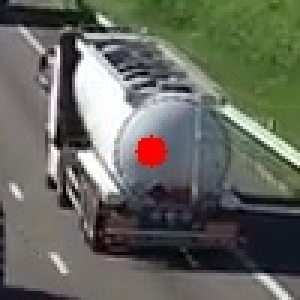
#> input picture HYPIRcam/helperdata/frame510.jpg, 100 x 100 px, given in place of Dashcam.mp4, which was not available (shown 3 times larger)
$ jupyter execute --allow-errors 'Project - Hypercam.ipynb'   (shell and % lines are left out)   (older library calls are emulated)
#> lines starting #> are read from the running program, lines starting #| are printed output that depends on the picture; after the words box and inside, x2 and y2 are one past the last pixel; in counts of white or black regions, pixels touching at a corner belong together; long printed decimals are rounded; pictures that were not available may be replaced by others from this repository, and a replacement may not be noted
#> further down, frame is the input picture: shape (100, 100, 3); mean B, G, R 95.1, 104, 101.8
[cell 1]
import imutils
import helper_hypercam
# [51 lines left out: functions imcrop, pad_img_to_fit_bbox, Clahe, RunOnce, lineDraw, not called in this run]

#cap = cv2.VideoCapture('768x576.avi')
#> (the rest of this cell did not finish here and is left out)

[cell 2]
%pylab inline
import cv2
from IPython.display import clear_output

%cd C:\Users\nEW u\Desktop\cv\CASIS-OpenCV-Course-master\data\helperdata

[cell 3]
#iteration 2

import imutils
import helper_hypercam
def imcrop(img, bbox):
#> called with bbox = (400, 250, 1200, 1000)
    x1,y1,x2,y2 = bbox
    if x1 < 0 or y1 < 0 or x2 > img.shape[1] or y2 > img.shape[0]:
        img, x1, x2, y1, y2 = pad_img_to_fit_bbox(img, x1, x2, y1, y2)
#> in pad_img_to_fit_bbox, `img = np.pad(img, ((np.abs(np.minimum(0, y1)), np.maximum(y2 - img.sha..`:
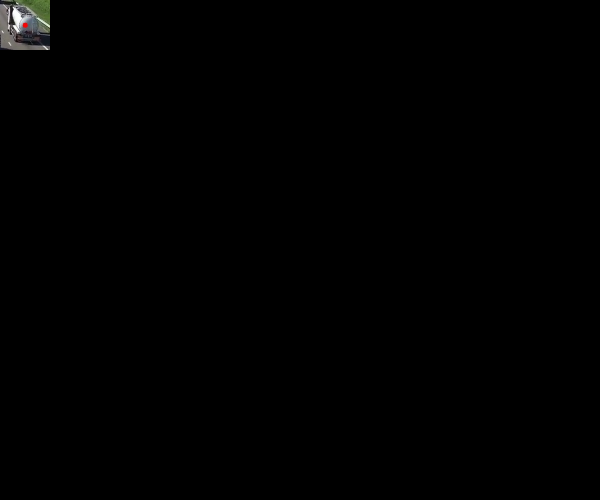
#> img: shape (1000, 1200, 3) (shown at 1/2 size); mean of channels 0, 1, 2 0.8, 0.9, 0.8; drawn as B, G, R
#> x1 = 400; x2 = 1200; y1 = 250; y2 = 1000
    return img[y1:y2, x1:x2, :]
#> returned value: shape (750, 800, 3); every value is 0
#> `old_gray = cv2.cvtColor(frame, cv2.COLOR_BGR2GRAY)`: old_gray: shape (750, 800); every value is 0
#> `lines = cv2.HoughLines(edges,1,2*pi/180,100)`: lines = None

def pad_img_to_fit_bbox(img, x1, x2, y1, y2):
    img = np.pad(img, ((np.abs(np.minimum(0, y1)), np.maximum(y2 - img.shape[0], 0)),
               (np.abs(np.minimum(0, x1)), np.maximum(x2 - img.shape[1], 0)), (0,0)), mode="constant")
    y1 += np.abs(np.minimum(0, y1))
    y2 += np.abs(np.minimum(0, y1))
    x1 += np.abs(np.minimum(0, x1))
    x2 += np.abs(np.minimum(0, x1))
    return img, x1, x2, y1, y2


# [17 lines left out: functions drawCarCountOnImage, millis_interval, not called in this run]


def Clahe(img):
    # create a CLAHE object (Arguments are optional).
    clahe = cv2.createCLAHE(clipLimit=3, tileGridSize=(8,8))
    if img is not None:
        global count
        #cl1 = clahe.apply(img)
        #cv2.imwrite('clahe_2.jpg',cl1)
        cv2.imwrite("frame%d.jpg" % count, img)
        #imcrop(frame,(radius,radius,x+radius,y+radius))
        count += 1
    else:
        print("corrupted image detected")

def RunOnce(frame):
    global mask
    global ro
    mask = np.zeros_like(frame)
    figure()
#> (this line was passed over: IPython is not available in this run)
#> `fgmask = fgbg.apply(frame)`: fgmask: shape (750, 800); every value is 255
#> `cnts = cv2.findContours(fgmask.copy(), cv2.RETR_EXTERNAL,cv2.CHAIN_APP..`: cnts = 1 contour; box (x1, y1, x2, y2) and area: (0, 0, 800, 750) 598451
#> `cnts = cnts[0] if imutils.is_cv2() else cnts[1]`: cnts = [[[0, 0], [0, 749], [799, 749], [799, 0]]]
#> `c = max(cnts, key=cv2.contourArea)`: c = [[0, 0], [0, 749], [799, 749], [799, 0]]
#> `((x, y), radius) = cv2.minEnclosingCircle(c)`: x = 399.5; y = 374.5; radius = 547.6
#> `M = cv2.moments(c)`: M = moments, m00 598451, centre m10/m00, m01/m00 = (399.5, 374.5)
#> `x = int(M['m10']/M['m00'])`: x = 399
#> `y = int(M['m01']/M['m00'])`: y = 374
#> `center = (x,y)`: center = (399, 374)
#| 547.586
#> `cv2.circle(frame, (int(x), int(y)), int(radius),(0, 255, 255), 2)`: frame: shape (750, 800, 3); mean B, G, R 0, 0, 0
#> `cv2.circle(frame, center, 5, (0, 0, 255), -1)`:
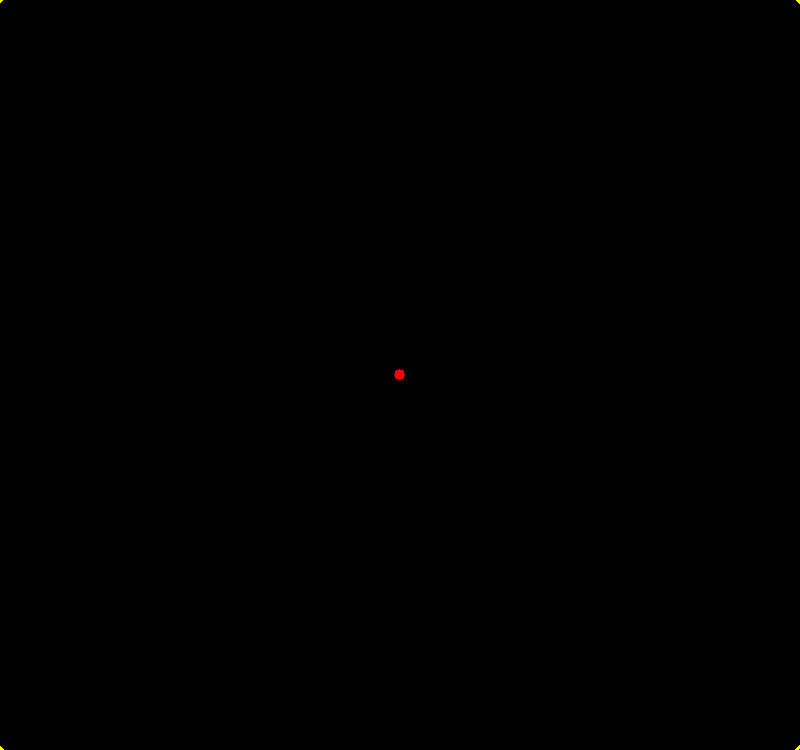
#> frame: shape (750, 800, 3); mean B, G, R 0, 0, 0.1
    ro += 1

# [15 lines left out: function lineDraw, not called in this run]

#cap = cv2.VideoCapture('768x576.avi')
cap = cv2.VideoCapture('Dashcam.mp4')
#cap = cv2.VideoCapture(0)
kernel = cv2.getStructuringElement(cv2.MORPH_ELLIPSE,(3,3))
fgbg = cv2.createBackgroundSubtractorMOG2()
count = 0
ro = 0
global mask
carCount=0
twovehiclecount=0
blnFirstFrame = True
fps=0
crossingLine=np.zeros((2,2),np.float32)
horizontalLinePosition=434
crossingLine[0][0]= 231
crossingLine[0][1]= horizontalLinePosition
crossingLine[1][0]= 1000
crossingLine[1][1] =horizontalLinePosition


# params for ShiTomasi corner detection
feature_params = dict( maxCorners = 100,
                       qualityLevel = 0.3,
                       minDistance = 7,
                       blockSize = 7 )

# Parameters for lucas kanade optical flow
lk_params = dict( winSize  = (15,15),
                  maxLevel = 2,
                  criteria = (cv2.TERM_CRITERIA_EPS | cv2.TERM_CRITERIA_COUNT, 10, 0.03))

# Create some random colors
color = np.random.randint(0,255,(100,3))


# Create a mask image for drawing purposes


#> (the rest of this cell did not finish here and is left out)

[cell 4]
#iteration 2

import imutils
import helper_hypercam
# [26 lines left out: functions imcrop, pad_img_to_fit_bbox, millis_interval, not called in this run]


def Clahe(img):
    # create a CLAHE object (Arguments are optional).
    clahe = cv2.createCLAHE(clipLimit=3, tileGridSize=(8,8))
    if img is not None:
        global count
        #cl1 = clahe.apply(img)
        #cv2.imwrite('clahe_2.jpg',cl1)
        cv2.imwrite("frame%d.jpg" % count, img)
        #imcrop(frame,(radius,radius,x+radius,y+radius))
        count += 1
    else:
        print("corrupted image detected")

def RunOnce(frame):
    global mask
    global ro
    mask = np.zeros_like(frame)
    figure()
    ro += 1


#cap = cv2.VideoCapture('768x576.avi')
cap = cv2.VideoCapture('highway.mp4')
#cap = cv2.VideoCapture(0)
kernel = cv2.getStructuringElement(cv2.MORPH_ELLIPSE,(3,3))
fgbg = cv2.createBackgroundSubtractorMOG2()
count = 0
ro = 0
global mask
carCount=0
twovehiclecount=0
blnFirstFrame = True
fps=0
crossingLine=np.zeros((2,2),np.float32)
horizontalLinePosition=434
crossingLine[0][0]= 231
crossingLine[0][1]= horizontalLinePosition
crossingLine[1][0]= 1000
crossingLine[1][1] =horizontalLinePosition


# params for ShiTomasi corner detection
feature_params = dict( maxCorners = 100,
                       qualityLevel = 0.3,
                       minDistance = 7,
                       blockSize = 7 )

# Parameters for lucas kanade optical flow
lk_params = dict( winSize  = (15,15),
                  maxLevel = 2,
                  criteria = (cv2.TERM_CRITERIA_EPS | cv2.TERM_CRITERIA_COUNT, 10, 0.03))

# Create some random colors
color = np.random.randint(0,255,(100,3))


# Create a mask image for drawing purposes


while(1):
    ret, frame = cap.read()

#    frame = imutils.resize(frame, width=500)
    if not ret:
        break
    # Take first frame and find corners in it
    #frame = imcrop(frame,(400,250,1200,1000))
    old_gray = cv2.cvtColor(frame, cv2.COLOR_BGR2GRAY)
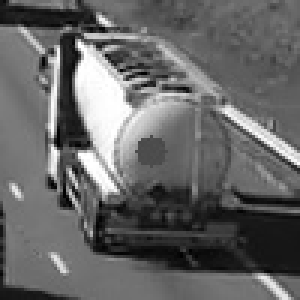
#> old_gray: shape (100, 100) (shown 3 times larger); min 0, max 255, mean 102.4
    edges = cv2.Canny(old_gray,50,150,apertureSize = 3)
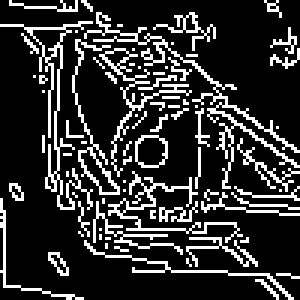
#> edges: shape (100, 100) (shown 3 times larger); 18.9% white in thin lines or dots
    lines = cv2.HoughLines(edges,1,2*pi/180,100)

    p0 = cv2.goodFeaturesToTrack(old_gray, mask = None, **feature_params)
#> p0 = [[28, 49], [28, 13], [34, 17], [34, 8], [42, 29], [19, 47], [35, 65], [16, 17], [19, 60]]
    framel = frame.copy()
    if ro == 0:
        RunOnce(frame)
        #lineDraw(framel)


    fgmask = fgbg.apply(frame)
#> fgmask: shape (100, 100); every value is 127


    cv2.imshow('frame',fgmask)

    cnts = cv2.findContours(fgmask.copy(), cv2.RETR_EXTERNAL,cv2.CHAIN_APPROX_SIMPLE)
#> cnts = 1 contour; box (x1, y1, x2, y2) and area: (0, 0, 100, 100) 9801
    cnts = cnts[0] if imutils.is_cv2() else cnts[1]
#> cnts = [[[0, 0], [0, 99], [99, 99], [99, 0]]]
    center = None
    #x, y, width, height = cv2.boundingRect(cnts[0])
    #roi = frame[y:y+height, x:x+width]
    if len(cnts) > 0:
		# find the largest contour in the mask, then use
		# it to compute the minimum enclosing circle and
		# centroid

            c = max(cnts, key=cv2.contourArea)
#> c = [[0, 0], [0, 99], [99, 99], [99, 0]]
            ((x, y), radius) = cv2.minEnclosingCircle(c)
#> x = 49.5; y = 49.5; radius = 70
            M = cv2.moments(c)
#> M = moments, m00 9801, centre m10/m00, m01/m00 = (49.5, 49.5)
            x = int(M['m10']/M['m00'])
#> x = 49
            y = int(M['m01']/M['m00'])
#> y = 49
            #center = (int(M["m10"] / M["m00"]), int(M["m01"] / M["m00"]))
            center = (x,y)
#> center = (49, 49)

		# only proceed if the radius meets a minimum size
            if radius > 50:
			# draw the circle and centroid on the frame,
			# then update the list of tracked points
                #print(radius)
                cv2.circle(frame, (int(x), int(y)), int(radius),(0, 255, 255), 2)
#> frame: shape (100, 100, 3)
                cv2.circle(frame, center, 5, (0, 0, 255), -1)
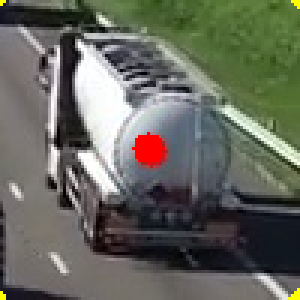
#> frame: shape (100, 100, 3) (shown 3 times larger); mean B, G, R 94.6, 104.2, 102.5
                roi = frame[y-50:y+50, x-50:x+50]
#> roi = empty array
                Clahe(roi)


                fgmask = cv2.morphologyEx(fgmask, cv2.MORPH_OPEN, kernel)
                frame_gray = cv2.cvtColor(frame, cv2.COLOR_BGR2GRAY)
#> frame_gray: shape (100, 100)
                # calculate optical flow
                p1, st, err = cv2.calcOpticalFlowPyrLK(old_gray, frame_gray, p0, None, **lk_params)
#> p1 has the same summary as p0; st = [1, 1, 1, 1, 1, 1, 1, 1, 1]; err = [0.0218, 0.0271, 0.0392, 0, 0.0244, 0.024, 0.00819, 0.0426, 0.0312]

                # Select good points
                good_new = p1[st==1]
#> good_new has the same summary as p0
                good_old = p0[st==1]
#> good_old has the same summary as p0
                for i,(new,old) in enumerate(zip(good_new,good_old)):
                    a,b = new.ravel()
                    c,d = old.ravel()
                    mask = cv2.line(mask, (a,b),(c,d), color[i].tolist(), 2)
                    cv2.imshow("Optical Flow lines",mask)
                    frame = cv2.circle(frame,(a,b),5,color[i].tolist(),-1)
#> this loop made 9 passes
#> (a, b, c, d) on passes 1 to 9: (28, 49, 28, 49), (28, 13, 28, 13), (34, 17, 34, 17), (34, 8, 34, 8), (42, 29, 42, 29), (19, 47, 19, 47), (35, 65, 35, 65), (16, 17, 16, 17), (19, 60, 19, 60)
#> pass 1, `frame = cv2.circle(frame,(a,b),5,color[i].tolist(),-1)`:
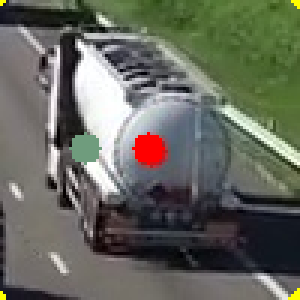
#> frame: shape (100, 100, 3) (shown 3 times larger); 0.81% of pixels changed, all inside (x1, y1, x2, y2) = (23, 44, 34, 55)
#> pass 2, `frame = cv2.circle(frame,(a,b),5,color[i].tolist(),-1)`:
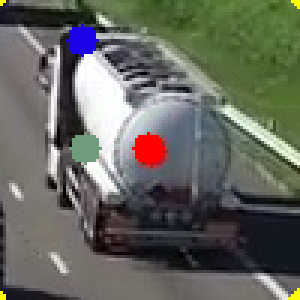
#> frame: shape (100, 100, 3) (shown 3 times larger); 0.81% of pixels changed, all inside (x1, y1, x2, y2) = (22, 8, 33, 19)
#> after the loop:
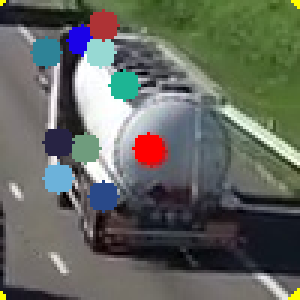
#> frame: shape (100, 100, 3) (shown 3 times larger); 5.65% of pixels changed, all inside (x1, y1, x2, y2) = (10, 3, 47, 71)
#> after the loop:
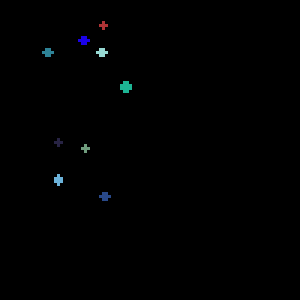
#> mask: shape (100, 100, 3) (shown 3 times larger); mean of channels 0, 1, 2 1.1, 0.8, 0.5; drawn as B, G, R
                img = cv2.add(frame,mask)
#> img: shape (100, 100, 3)
                #cv2.imshow("frame3",img)
                imshow(cv2.cvtColor( img,3))
#> (this line was passed over: IPython is not available in this run)
                show()
                clear_output(wait=True)

                # Now update the previous frame and previous points
                old_gray = frame_gray.copy()
                p0 = good_new.reshape(-1,1,2)

# show the frame to our screen

    cv2.line(frame,(crossingLine[0][0],crossingLine[0][1]),(crossingLine[1][0],crossingLine[1][1]),(0,255,0), 2)
    cv2.imshow("Frame", frame)


    k = cv2.waitKey(30) & 0xff
#> (key q is pressed here)
    if k == 27:
        break


cap.release()
cv2.destroyAllWindows()

[cell 5]
import sys

[cell 6]
sys.path

[cell 7]
%pylab inline
import cv2
from IPython.display import clear_output

%cd C:\Users\nEW u\Desktop\cv\CASIS-OpenCV-Course-master\data

[cell 8]
import numpy as np
import imutils
#from firebase1 import firebase
import cv2
import math
import datetime
import matplotlib.pyplot as plt
cap=cv2.VideoCapture('road5.mp4')
#firebase=firebase.FirebaseApplication('https://major-f1a75.firebaseio.com/',None)
#print cap.set(3,640)
#print cap.set(4,480)
cap.set(1,476)
centerPositions=[]
global blobs
blobs=[]
INENTRY=0
OUTENTRY=0
heavy=0
prev=0
prev1=0
#########################################################
kernel = cv2.getStructuringElement(cv2.MORPH_RECT,(5,5))
#> kernel = [[1, 1, 1, 1, 1], [1, 1, 1, 1, 1], [1, 1, 1, 1, 1], [1, 1, 1, 1, 1], [1, 1, 1, 1, 1]]
kernel1 = cv2.getStructuringElement(cv2.MORPH_RECT,(3,3))
#> kernel1 = [[1, 1, 1], [1, 1, 1], [1, 1, 1]]
kernel2 = cv2.getStructuringElement(cv2.MORPH_RECT,(15,15))
######################################################################
ret,imgFrame1Copy=cap.read()

mn=imgFrame1Copy
mn=cv2.flip(mn,-1)
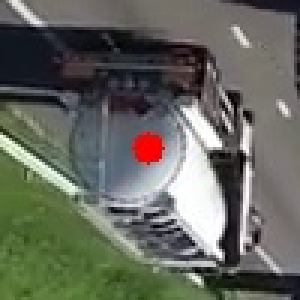
#> mn: shape (100, 100, 3) (shown 3 times larger); mean B, G, R 95.1, 104, 101.8
#plt.imshow(mn, cmap = 'gray', interpolation = 'bicubic')
#plt.xticks([]), plt.yticks([]) # to hide tick values on X and Y axis
#plt.show()
imgFrame2Copy=imgFrame1Copy

carCount=0
twovehiclecount=0
blnFirstFrame = True
fps=0
###################################################### crossing line reference
crossingLine=np.zeros((2,2),np.float32)
horizontalLinePosition=434
crossingLine[0][0]= 231
crossingLine[0][1]= horizontalLinePosition
crossingLine[1][0]= 1000
crossingLine[1][1] =horizontalLinePosition


#> (the rest of this cell did not finish here and is left out)

$ run again, on HYPIRcam/helperdata/frame511.jpg
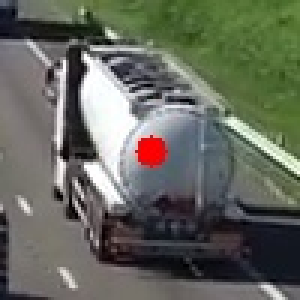
#> input picture HYPIRcam/helperdata/frame511.jpg, 100 x 100 px, given in place of Dashcam.mp4, which was not available (shown 3 times larger)
#> frame is the input picture: shape (100, 100, 3); mean B, G, R 94, 104.3, 101.2
#> x1 = 400; x2 = 1200; y1 = 250; y2 = 1000
#> lines = None
#> `cnts = cv2.findContours(fgmask.copy(), cv2.RETR_EXTERNAL,cv2.CHAIN_APP..`: cnts = 1 contour; box (x1, y1, x2, y2) and area: (0, 0, 800, 750) 598451
#> `cnts = cnts[0] if imutils.is_cv2() else cnts[1]`: cnts = [[[0, 0], [0, 749], [799, 749], [799, 0]]]
#> `c = max(cnts, key=cv2.contourArea)`: c = [[0, 0], [0, 749], [799, 749], [799, 0]]
#> `((x, y), radius) = cv2.minEnclosingCircle(c)`: x = 399.5; y = 374.5; radius = 547.6
#> `M = cv2.moments(c)`: M = moments, m00 598451, centre m10/m00, m01/m00 = (399.5, 374.5)
#> `x = int(M['m10']/M['m00'])`: x = 399
#> `y = int(M['m01']/M['m00'])`: y = 374
#> `center = (x,y)`: center = (399, 374)
#| 547.586
#> edges: shape (100, 100); 18.6% white in thin lines or dots
#> `p0 = cv2.goodFeaturesToTrack(old_gray, mask = None, **feature_params)`: p0 = 13 rows, first 8: [30, 18], [30, 53], [36, 12], [46, 35], [22, 50], [37, 68], [18, 22], [21, 64]
#> `cnts = cv2.findContours(fgmask.copy(), cv2.RETR_EXTERNAL,cv2.CHAIN_APP..`: cnts = 1 contour; box (x1, y1, x2, y2) and area: (0, 0, 100, 100) 9801
#> `cnts = cnts[0] if imutils.is_cv2() else cnts[1]`: cnts = [[[0, 0], [0, 99], [99, 99], [99, 0]]]
#> `c = max(cnts, key=cv2.contourArea)`: c = [[0, 0], [0, 99], [99, 99], [99, 0]]
#> `((x, y), radius) = cv2.minEnclosingCircle(c)`: x = 49.5; radius = 70
#> `M = cv2.moments(c)`: M = moments, m00 9801, centre m10/m00, m01/m00 = (49.5, 49.5)
#> `x = int(M['m10']/M['m00'])`: x = 49
#> `center = (x,y)`: center = (49, 49)
#> `roi = frame[y-50:y+50, x-50:x+50]`: roi = empty array
#> p1 has the same summary as p0; st = [1, 1, 1, 1, 1, 1, 1, 1, 1, 1, 1, 1, 1]; err = [0, 0.015, 0, 0, 0, 0.0515, 0.000139, 0.0407, 11.41, 0.0385, 0.0596, 0.00417, 0.0669]
#> good_new has the same summary as p0
#> good_old has the same summary as p0
#> the loop `for i,(new,old) in enumerate(zip(good_new,good_old)):` made 13 passes
#> (a, b, c, d) on passes 1 to 8: (30, 18, 30, 18), (30, 53, 30, 53), (36, 12, 36, 12), (46, 35, 46, 35), (22, 50, 22, 50), (37, 68, 37, 68), (18, 22, 18, 22), (21, 64, 21, 64)
#> after the loop `for i,(new,old) in enumerate(zip(good_new,good_old)):`:
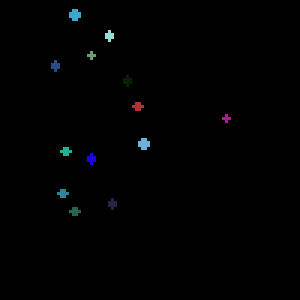
#> mask: shape (100, 100, 3) (shown 3 times larger); mean of channels 0, 1, 2 1.5, 1.2, 0.8; drawn as B, G, R
#> kernel = [[1, 1, 1, 1, 1], [1, 1, 1, 1, 1], [1, 1, 1, 1, 1], [1, 1, 1, 1, 1], [1, 1, 1, 1, 1]]
#> kernel1 = [[1, 1, 1], [1, 1, 1], [1, 1, 1]]
#> `mn=cv2.flip(mn,-1)`:
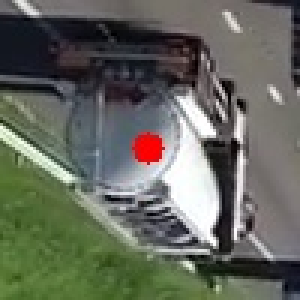
#> mn: shape (100, 100, 3) (shown 3 times larger); mean B, G, R 94, 104.3, 101.2

$ run again, on HYPIRcam/helperdata/frame512.jpg
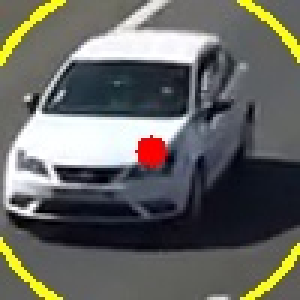
#> input picture HYPIRcam/helperdata/frame512.jpg, 100 x 100 px, given in place of Dashcam.mp4, which was not available (shown 3 times larger)
#> frame is the input picture: shape (100, 100, 3); mean B, G, R 98.3, 102.7, 102.5
#> x1 = 400; x2 = 1200; y1 = 250; y2 = 1000
#> lines = None
#> `cnts = cv2.findContours(fgmask.copy(), cv2.RETR_EXTERNAL,cv2.CHAIN_APP..`: cnts = 1 contour; box (x1, y1, x2, y2) and area: (0, 0, 800, 750) 598451
#> `cnts = cnts[0] if imutils.is_cv2() else cnts[1]`: cnts = [[[0, 0], [0, 749], [799, 749], [799, 0]]]
#> `c = max(cnts, key=cv2.contourArea)`: c = [[0, 0], [0, 749], [799, 749], [799, 0]]
#> `((x, y), radius) = cv2.minEnclosingCircle(c)`: x = 399.5; y = 374.5; radius = 547.6
#> `M = cv2.moments(c)`: M = moments, m00 598451, centre m10/m00, m01/m00 = (399.5, 374.5)
#> `x = int(M['m10']/M['m00'])`: x = 399
#> `y = int(M['m01']/M['m00'])`: y = 374
#> `center = (x,y)`: center = (399, 374)
#| 547.586
#> edges: shape (100, 100); 14.3% white in thin lines or dots
#> `p0 = cv2.goodFeaturesToTrack(old_gray, mask = None, **feature_params)`: p0 = [[15, 35], [63, 23], [18, 57], [2, 66], [10, 69], [48, 48], [56, 47], [7, 53], [62, 36]]
#> `cnts = cv2.findContours(fgmask.copy(), cv2.RETR_EXTERNAL,cv2.CHAIN_APP..`: cnts = 1 contour; box (x1, y1, x2, y2) and area: (0, 0, 100, 100) 9801
#> `cnts = cnts[0] if imutils.is_cv2() else cnts[1]`: cnts = [[[0, 0], [0, 99], [99, 99], [99, 0]]]
#> `c = max(cnts, key=cv2.contourArea)`: c = [[0, 0], [0, 99], [99, 99], [99, 0]]
#> `((x, y), radius) = cv2.minEnclosingCircle(c)`: x = 49.5; radius = 70
#> `M = cv2.moments(c)`: M = moments, m00 9801, centre m10/m00, m01/m00 = (49.5, 49.5)
#> `x = int(M['m10']/M['m00'])`: x = 49
#> `center = (x,y)`: center = (49, 49)
#> `roi = frame[y-50:y+50, x-50:x+50]`: roi = empty array
#> p1 = [[15, 35], [63, 23], [18, 57], [2, 66], [10, 69], [47.23, 47.34], [56.02, 46.74], [7, 53], [62, 36]]; st = [1, 1, 1, 1, 1, 1, 1, 1, 1]; err = [0.0142, 0, 0.00125, 0.00472, 0.0111, 9.38, 6.57, 0, 0.0118]
#> good_new has the same summary as p1
#> good_old has the same summary as p0
#> the loop `for i,(new,old) in enumerate(zip(good_new,good_old)):` made 9 passes
#> (a, b, c, d) on passes 1 to 8: (15, 35, 15, 35), (63, 23, 63, 23), (18, 57, 18, 57), (2, 66, 2, 66), (10, 69, 10, 69), (47.23, 47.34, 48, 48), (56.02, 46.74, 56, 47), (7, 53, 7, 53)
#> `p0 = good_new.reshape(-1,1,2)`: p0 has the same summary as p1
#> kernel = [[1, 1, 1, 1, 1], [1, 1, 1, 1, 1], [1, 1, 1, 1, 1], [1, 1, 1, 1, 1], [1, 1, 1, 1, 1]]
#> kernel1 = [[1, 1, 1], [1, 1, 1], [1, 1, 1]]
#> `mn=cv2.flip(mn,-1)`:
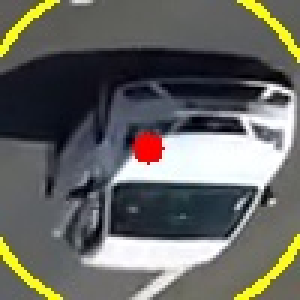
#> mn: shape (100, 100, 3) (shown 3 times larger); mean B, G, R 98.3, 102.7, 102.5
